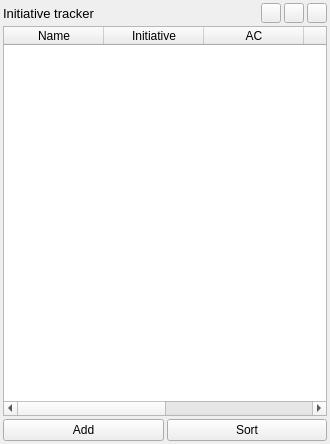
<?xml version="1.0" encoding="UTF-8"?>
<ui version="4.0">
 <class>QInitiativeTrackerWidget</class>
 <widget class="QWidget" name="QInitiativeTrackerWidget">
  <property name="geometry">
   <rect>
    <x>0</x>
    <y>0</y>
    <width>330</width>
    <height>444</height>
   </rect>
  </property>
  <property name="sizePolicy">
   <sizepolicy hsizetype="Fixed" vsizetype="Fixed">
    <horstretch>0</horstretch>
    <verstretch>0</verstretch>
   </sizepolicy>
  </property>
  <property name="minimumSize">
   <size>
    <width>330</width>
    <height>444</height>
   </size>
  </property>
  <property name="maximumSize">
   <size>
    <width>1080</width>
    <height>720</height>
   </size>
  </property>
  <property name="palette">
   <palette>
    <active>
     <colorrole role="HighlightedText">
      <brush brushstyle="SolidPattern">
       <color alpha="255">
        <red>160</red>
        <green>160</green>
        <blue>160</blue>
       </color>
      </brush>
     </colorrole>
    </active>
    <inactive>
     <colorrole role="HighlightedText">
      <brush brushstyle="SolidPattern">
       <color alpha="255">
        <red>160</red>
        <green>160</green>
        <blue>160</blue>
       </color>
      </brush>
     </colorrole>
    </inactive>
    <disabled>
     <colorrole role="HighlightedText">
      <brush brushstyle="SolidPattern">
       <color alpha="255">
        <red>160</red>
        <green>160</green>
        <blue>160</blue>
       </color>
      </brush>
     </colorrole>
    </disabled>
   </palette>
  </property>
  <property name="windowTitle">
   <string>QInitiativeTrackerWidget</string>
  </property>
  <layout class="QVBoxLayout" name="verticalLayout">
   <property name="spacing">
    <number>3</number>
   </property>
   <property name="leftMargin">
    <number>3</number>
   </property>
   <property name="topMargin">
    <number>3</number>
   </property>
   <property name="rightMargin">
    <number>3</number>
   </property>
   <property name="bottomMargin">
    <number>3</number>
   </property>
   <item>
    <layout class="QHBoxLayout" name="headerLayout">
     <property name="leftMargin">
      <number>0</number>
     </property>
     <item>
      <widget class="QLabel" name="titleLabel">
       <property name="font">
        <font>
         <pointsize>10</pointsize>
        </font>
       </property>
       <property name="text">
        <string>Initiative tracker</string>
       </property>
      </widget>
     </item>
     <item>
      <widget class="QPushButton" name="backButton">
       <property name="sizePolicy">
        <sizepolicy hsizetype="Fixed" vsizetype="Fixed">
         <horstretch>0</horstretch>
         <verstretch>0</verstretch>
        </sizepolicy>
       </property>
       <property name="minimumSize">
        <size>
         <width>20</width>
         <height>20</height>
        </size>
       </property>
       <property name="maximumSize">
        <size>
         <width>20</width>
         <height>20</height>
        </size>
       </property>
       <property name="toolTip">
        <string>Previous turn</string>
       </property>
       <property name="text">
        <string/>
       </property>
       <property name="icon">
        <iconset resource="static/app_resources.qrc">
         <normaloff>:/initiative tracker/back.svg</normaloff>:/initiative tracker/back.svg</iconset>
       </property>
      </widget>
     </item>
     <item>
      <widget class="QPushButton" name="nextButton">
       <property name="sizePolicy">
        <sizepolicy hsizetype="Fixed" vsizetype="Fixed">
         <horstretch>0</horstretch>
         <verstretch>0</verstretch>
        </sizepolicy>
       </property>
       <property name="minimumSize">
        <size>
         <width>20</width>
         <height>20</height>
        </size>
       </property>
       <property name="maximumSize">
        <size>
         <width>20</width>
         <height>20</height>
        </size>
       </property>
       <property name="toolTip">
        <string>NextTurn</string>
       </property>
       <property name="text">
        <string/>
       </property>
       <property name="icon">
        <iconset resource="static/app_resources.qrc">
         <normaloff>:/initiative tracker/forward.svg</normaloff>:/initiative tracker/forward.svg</iconset>
       </property>
      </widget>
     </item>
     <item>
      <widget class="QPushButton" name="shareButton">
       <property name="sizePolicy">
        <sizepolicy hsizetype="Fixed" vsizetype="Fixed">
         <horstretch>0</horstretch>
         <verstretch>0</verstretch>
        </sizepolicy>
       </property>
       <property name="minimumSize">
        <size>
         <width>20</width>
         <height>20</height>
        </size>
       </property>
       <property name="maximumSize">
        <size>
         <width>20</width>
         <height>20</height>
        </size>
       </property>
       <property name="toolTip">
        <string>Open player wiev</string>
       </property>
       <property name="text">
        <string/>
       </property>
       <property name="icon">
        <iconset resource="static/app_resources.qrc">
         <normaloff>:/initiative tracker/share.svg</normaloff>:/initiative tracker/share.svg</iconset>
       </property>
      </widget>
     </item>
    </layout>
   </item>
   <item>
    <widget class="QTableWidget" name="table">
     <property name="editTriggers">
      <set>QAbstractItemView::AllEditTriggers</set>
     </property>
     <property name="dragDropOverwriteMode">
      <bool>false</bool>
     </property>
     <property name="dragDropMode">
      <enum>QAbstractItemView::InternalMove</enum>
     </property>
     <property name="selectionMode">
      <enum>QAbstractItemView::NoSelection</enum>
     </property>
     <attribute name="verticalHeaderVisible">
      <bool>true</bool>
     </attribute>
     <column>
      <property name="text">
       <string>Name</string>
      </property>
     </column>
     <column>
      <property name="text">
       <string>Initiative</string>
      </property>
     </column>
     <column>
      <property name="text">
       <string>AC</string>
      </property>
     </column>
     <column>
      <property name="text">
       <string>HP</string>
      </property>
     </column>
     <column>
      <property name="text">
       <string>max HP</string>
      </property>
     </column>
     <column>
      <property name="text">
       <string>Delete</string>
      </property>
     </column>
    </widget>
   </item>
   <item>
    <layout class="QHBoxLayout" name="footerLayout">
     <item>
      <widget class="QPushButton" name="addRowButton">
       <property name="text">
        <string>Add</string>
       </property>
       <property name="icon">
        <iconset resource="static/app_resources.qrc">
         <normaloff>:/add.svg</normaloff>:/add.svg</iconset>
       </property>
      </widget>
     </item>
     <item>
      <widget class="QPushButton" name="sortButton">
       <property name="text">
        <string>Sort</string>
       </property>
      </widget>
     </item>
    </layout>
   </item>
  </layout>
 </widget>
 <resources>
  <include location="static/app_resources.qrc"/>
 </resources>
 <connections/>
</ui>
